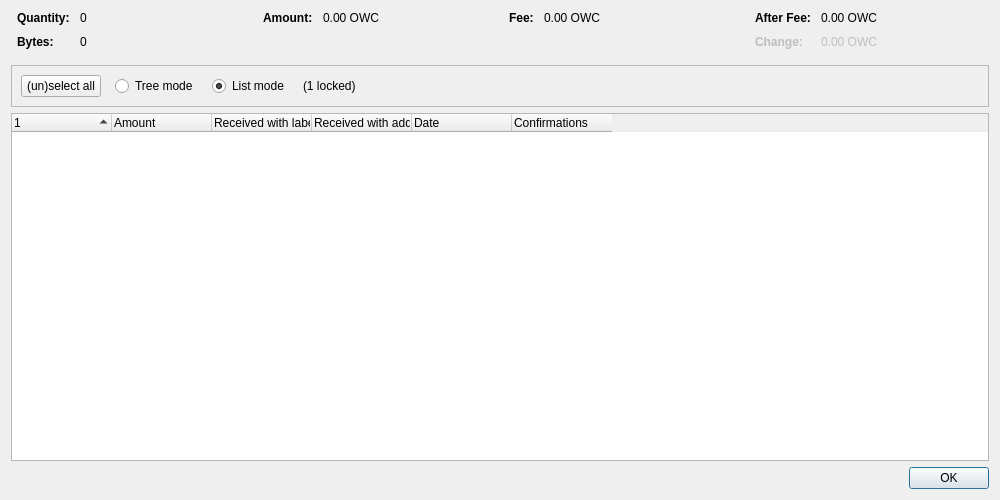
<?xml version="1.0" encoding="UTF-8"?>
<ui version="4.0">
 <class>CoinControlDialog</class>
 <widget class="QDialog" name="CoinControlDialog">
  <property name="geometry">
   <rect>
    <x>0</x>
    <y>0</y>
    <width>1000</width>
    <height>500</height>
   </rect>
  </property>
  <property name="windowTitle">
   <string>Coin Selection</string>
  </property>
  <layout class="QVBoxLayout" name="verticalLayout">
   <item>
    <layout class="QHBoxLayout" name="horizontalLayoutTop" stretch="0,0,0,0">
     <property name="topMargin">
      <number>0</number>
     </property>
     <property name="bottomMargin">
      <number>10</number>
     </property>
     <item>
      <layout class="QFormLayout" name="formLayoutCoinControl1">
       <property name="labelAlignment">
        <set>Qt::AlignLeft|Qt::AlignVCenter</set>
       </property>
       <property name="horizontalSpacing">
        <number>10</number>
       </property>
       <property name="verticalSpacing">
        <number>10</number>
       </property>
       <property name="leftMargin">
        <number>6</number>
       </property>
       <property name="rightMargin">
        <number>6</number>
       </property>
       <item row="0" column="0">
        <widget class="QLabel" name="labelCoinControlQuantityText">
         <property name="font">
          <font>
           <weight>75</weight>
           <bold>true</bold>
          </font>
         </property>
         <property name="text">
          <string>Quantity:</string>
         </property>
        </widget>
       </item>
       <item row="0" column="1">
        <widget class="QLabel" name="labelCoinControlQuantity">
         <property name="cursor">
          <cursorShape>IBeamCursor</cursorShape>
         </property>
         <property name="contextMenuPolicy">
          <enum>Qt::ActionsContextMenu</enum>
         </property>
         <property name="text">
          <string notr="true">0</string>
         </property>
         <property name="textInteractionFlags">
          <set>Qt::LinksAccessibleByMouse|Qt::TextSelectableByKeyboard|Qt::TextSelectableByMouse</set>
         </property>
        </widget>
       </item>
       <item row="1" column="0">
        <widget class="QLabel" name="labelCoinControlBytesText">
         <property name="font">
          <font>
           <weight>75</weight>
           <bold>true</bold>
          </font>
         </property>
         <property name="text">
          <string>Bytes:</string>
         </property>
        </widget>
       </item>
       <item row="1" column="1">
        <widget class="QLabel" name="labelCoinControlBytes">
         <property name="cursor">
          <cursorShape>IBeamCursor</cursorShape>
         </property>
         <property name="contextMenuPolicy">
          <enum>Qt::ActionsContextMenu</enum>
         </property>
         <property name="text">
          <string notr="true">0</string>
         </property>
         <property name="textInteractionFlags">
          <set>Qt::LinksAccessibleByMouse|Qt::TextSelectableByKeyboard|Qt::TextSelectableByMouse</set>
         </property>
        </widget>
       </item>
      </layout>
     </item>
     <item>
      <layout class="QFormLayout" name="formLayoutCoinControl2">
       <property name="horizontalSpacing">
        <number>10</number>
       </property>
       <property name="verticalSpacing">
        <number>10</number>
       </property>
       <property name="leftMargin">
        <number>6</number>
       </property>
       <property name="rightMargin">
        <number>6</number>
       </property>
       <item row="0" column="0">
        <widget class="QLabel" name="labelCoinControlAmountText">
         <property name="font">
          <font>
           <weight>75</weight>
           <bold>true</bold>
          </font>
         </property>
         <property name="text">
          <string>Amount:</string>
         </property>
        </widget>
       </item>
       <item row="0" column="1">
        <widget class="QLabel" name="labelCoinControlAmount">
         <property name="cursor">
          <cursorShape>IBeamCursor</cursorShape>
         </property>
         <property name="contextMenuPolicy">
          <enum>Qt::ActionsContextMenu</enum>
         </property>
         <property name="text">
          <string notr="true">0.00 OWC</string>
         </property>
         <property name="textInteractionFlags">
          <set>Qt::LinksAccessibleByMouse|Qt::TextSelectableByKeyboard|Qt::TextSelectableByMouse</set>
         </property>
        </widget>
       </item>
      </layout>
     </item>
     <item>
      <layout class="QFormLayout" name="formLayoutCoinControl3">
       <property name="horizontalSpacing">
        <number>10</number>
       </property>
       <property name="verticalSpacing">
        <number>10</number>
       </property>
       <property name="leftMargin">
        <number>6</number>
       </property>
       <property name="rightMargin">
        <number>6</number>
       </property>
       <item row="0" column="0">
        <widget class="QLabel" name="labelCoinControlFeeText">
         <property name="font">
          <font>
           <weight>75</weight>
           <bold>true</bold>
          </font>
         </property>
         <property name="text">
          <string>Fee:</string>
         </property>
        </widget>
       </item>
       <item row="0" column="1">
        <widget class="QLabel" name="labelCoinControlFee">
         <property name="cursor">
          <cursorShape>IBeamCursor</cursorShape>
         </property>
         <property name="contextMenuPolicy">
          <enum>Qt::ActionsContextMenu</enum>
         </property>
         <property name="text">
          <string notr="true">0.00 OWC</string>
         </property>
         <property name="textInteractionFlags">
          <set>Qt::LinksAccessibleByMouse|Qt::TextSelectableByKeyboard|Qt::TextSelectableByMouse</set>
         </property>
        </widget>
       </item>
      </layout>
     </item>
     <item>
      <layout class="QFormLayout" name="formLayoutCoinControl4">
       <property name="labelAlignment">
        <set>Qt::AlignLeft|Qt::AlignVCenter</set>
       </property>
       <property name="horizontalSpacing">
        <number>10</number>
       </property>
       <property name="verticalSpacing">
        <number>10</number>
       </property>
       <property name="leftMargin">
        <number>6</number>
       </property>
       <property name="rightMargin">
        <number>6</number>
       </property>
       <item row="0" column="0">
        <widget class="QLabel" name="labelCoinControlAfterFeeText">
         <property name="font">
          <font>
           <weight>75</weight>
           <bold>true</bold>
          </font>
         </property>
         <property name="text">
          <string>After Fee:</string>
         </property>
        </widget>
       </item>
       <item row="0" column="1">
        <widget class="QLabel" name="labelCoinControlAfterFee">
         <property name="cursor">
          <cursorShape>IBeamCursor</cursorShape>
         </property>
         <property name="contextMenuPolicy">
          <enum>Qt::ActionsContextMenu</enum>
         </property>
         <property name="text">
          <string notr="true">0.00 OWC</string>
         </property>
         <property name="textInteractionFlags">
          <set>Qt::LinksAccessibleByMouse|Qt::TextSelectableByKeyboard|Qt::TextSelectableByMouse</set>
         </property>
        </widget>
       </item>
       <item row="1" column="0">
        <widget class="QLabel" name="labelCoinControlChangeText">
         <property name="enabled">
          <bool>false</bool>
         </property>
         <property name="font">
          <font>
           <weight>75</weight>
           <bold>true</bold>
          </font>
         </property>
         <property name="text">
          <string>Change:</string>
         </property>
        </widget>
       </item>
       <item row="1" column="1">
        <widget class="QLabel" name="labelCoinControlChange">
         <property name="enabled">
          <bool>false</bool>
         </property>
         <property name="cursor">
          <cursorShape>IBeamCursor</cursorShape>
         </property>
         <property name="contextMenuPolicy">
          <enum>Qt::ActionsContextMenu</enum>
         </property>
         <property name="text">
          <string notr="true">0.00 OWC</string>
         </property>
         <property name="textInteractionFlags">
          <set>Qt::LinksAccessibleByMouse|Qt::TextSelectableByKeyboard|Qt::TextSelectableByMouse</set>
         </property>
        </widget>
       </item>
      </layout>
     </item>
    </layout>
   </item>
   <item>
    <widget class="QFrame" name="frame">
     <property name="minimumSize">
      <size>
       <width>0</width>
       <height>40</height>
      </size>
     </property>
     <property name="frameShape">
      <enum>QFrame::StyledPanel</enum>
     </property>
     <property name="frameShadow">
      <enum>QFrame::Sunken</enum>
     </property>
     <layout class="QHBoxLayout" name="horizontalLayout">
      <item>
       <layout class="QHBoxLayout" name="horizontalLayoutPanel" stretch="0,0,0,0,0">
        <property name="spacing">
         <number>14</number>
        </property>
        <item>
         <widget class="QPushButton" name="pushButtonSelectAll">
          <property name="sizePolicy">
           <sizepolicy hsizetype="Maximum" vsizetype="Fixed">
            <horstretch>0</horstretch>
            <verstretch>0</verstretch>
           </sizepolicy>
          </property>
          <property name="text">
           <string>(un)select all</string>
          </property>
          <property name="autoDefault">
           <bool>false</bool>
          </property>
         </widget>
        </item>
        <item>
         <widget class="QRadioButton" name="radioTreeMode">
          <property name="sizePolicy">
           <sizepolicy hsizetype="Maximum" vsizetype="Fixed">
            <horstretch>0</horstretch>
            <verstretch>0</verstretch>
           </sizepolicy>
          </property>
          <property name="text">
           <string>Tree mode</string>
          </property>
         </widget>
        </item>
        <item>
         <widget class="QRadioButton" name="radioListMode">
          <property name="sizePolicy">
           <sizepolicy hsizetype="Maximum" vsizetype="Fixed">
            <horstretch>0</horstretch>
            <verstretch>0</verstretch>
           </sizepolicy>
          </property>
          <property name="text">
           <string>List mode</string>
          </property>
          <property name="checked">
           <bool>true</bool>
          </property>
         </widget>
        </item>
        <item>
         <widget class="QLabel" name="labelLocked">
          <property name="text">
           <string notr="true">(1 locked)</string>
          </property>
         </widget>
        </item>
        <item>
         <spacer name="horizontalSpacer">
          <property name="orientation">
           <enum>Qt::Horizontal</enum>
          </property>
          <property name="sizeHint" stdset="0">
           <size>
            <width>40</width>
            <height>20</height>
           </size>
          </property>
         </spacer>
        </item>
       </layout>
      </item>
     </layout>
    </widget>
   </item>
   <item>
    <widget class="CoinControlTreeWidget" name="treeWidget">
     <property name="contextMenuPolicy">
      <enum>Qt::CustomContextMenu</enum>
     </property>
     <property name="sortingEnabled">
      <bool>false</bool>
     </property>
     <property name="columnCount">
      <number>6</number>
     </property>
     <attribute name="headerShowSortIndicator" stdset="0">
      <bool>true</bool>
     </attribute>
     <attribute name="headerStretchLastSection">
      <bool>false</bool>
     </attribute>
     <column>
      <property name="text">
       <string/>
      </property>
     </column>
     <column>
      <property name="text">
       <string>Amount</string>
      </property>
     </column>
     <column>
      <property name="text">
       <string>Received with label</string>
      </property>
     </column>
     <column>
      <property name="text">
       <string>Received with address</string>
      </property>
     </column>
     <column>
      <property name="text">
       <string>Date</string>
      </property>
     </column>
     <column>
      <property name="text">
       <string>Confirmations</string>
      </property>
      <property name="toolTip">
       <string>Confirmed</string>
      </property>
     </column>
     <column>
      <property name="text">
       <string/>
      </property>
     </column>
     <column>
      <property name="text">
       <string/>
      </property>
     </column>
     <column>
      <property name="text">
       <string/>
      </property>
     </column>
     <column>
      <property name="text">
       <string/>
      </property>
     </column>
    </widget>
   </item>
   <item>
    <widget class="QDialogButtonBox" name="buttonBox">
     <property name="orientation">
      <enum>Qt::Horizontal</enum>
     </property>
     <property name="standardButtons">
      <set>QDialogButtonBox::Ok</set>
     </property>
    </widget>
   </item>
  </layout>
 </widget>
 <customwidgets>
  <customwidget>
   <class>CoinControlTreeWidget</class>
   <extends>QTreeWidget</extends>
   <header>qt/coincontroltreewidget.h</header>
  </customwidget>
 </customwidgets>
 <resources/>
 <connections/>
</ui>
